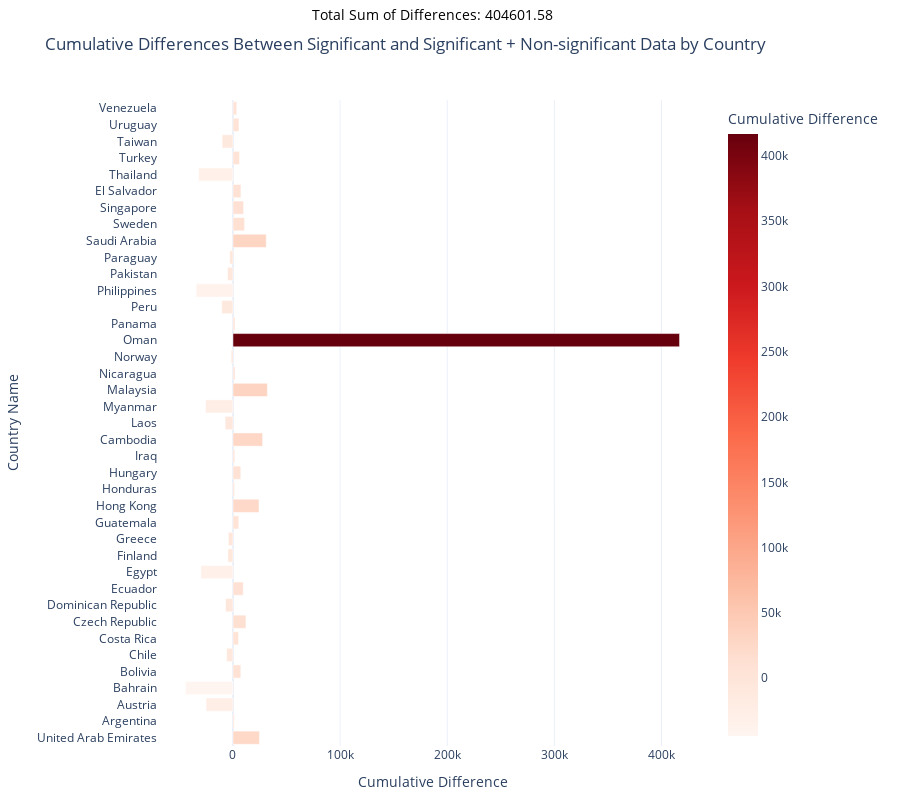
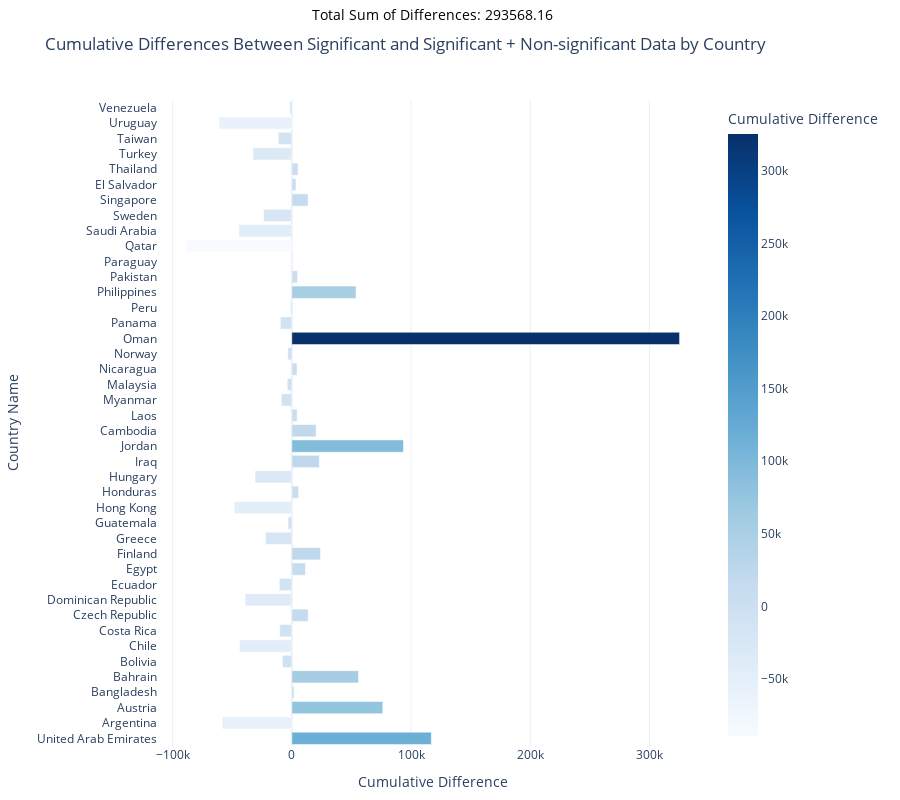

Here is the notebook cell these charts were saved with, in order:
### Code cell
## significance vs non-significant data check impact

def create_change_columns(all_data, all_sig_data, sig_data):

    all_data['perc_change_opu'] = all_data['orders_per_user_incremental'] / all_data['orders_per_user_control']
    all_data['perc_change_flgpu'] = all_data['flgp_per_user_incremental'] / all_data['flgpu_control']

    all_sig_data['perc_change_opu_sig_all'] = all_sig_data['orders_per_user_incremental'] / all_sig_data['orders_per_user_control']
    all_sig_data['perc_change_flgpu_sig_all'] = all_sig_data['flgp_per_user_incremental'] / all_sig_data['flgpu_control']

    sig_data['per_change_sig_opu'] = test_df_sig['incremental_orders_per_user_sig'] / test_df_sig['orders_per_user_control_sig']

    return all_data, all_sig_data, sig_data


def remove_outliers(df, column, group_column='country_code'):
    
    def filter_outliers_iq(group):
        q1 = group[column].quantile(0.04)
        q3 = group[column].quantile(0.96)
        iqr = q3 - q1
        lower_bound = q1 - 1.5 * iqr
        upper_bound = q3 + 1.5 * iqr
        
        return group[(group[column] >= lower_bound) & (group[column] <= upper_bound)]

    def filter_outliers_percentile(group):
        q1 = group[column].quantile(0.01)
        q3 = group[column].quantile(0.99)
    
        return group[(group[column] >= q1) & (group[column] <= q3)]
    
    return df.groupby(group_column, group_keys=False).apply(filter_outliers_percentile)


all_data = test_df.copy()
all_sig_data = filtered_df1.copy()
sig_data = significance_df.copy()

all_data, all_sig_data, sig_data = create_change_columns(all_data, all_sig_data, sig_data)

# all_data = remove_outliers(all_data, 'perc_change_opu')
# all_sig_data = remove_outliers(all_sig_data, 'perc_change_opu_sig_all')
# sig_data = remove_outliers(sig_data, 'per_change_sig_opu')

all_data = remove_outliers(all_data, 'perc_change_flgpu')
all_sig_data = remove_outliers(all_sig_data, 'perc_change_flgpu_sig_all')
#sig_data = remove_outliers(sig_data, 'per_change_sig_opu')


def calculate_sig_difference(
    base_control, oppc, oppc2, avg_total_active_users, total_exponent, increment
):  

    # Calculate number of steps for incremental application
    num_steps = int(total_exponent / increment) + 1

    # Generate exponents
    exponents = [i * increment for i in range(num_steps)]

    # Calculate results for OPPC and OPPC2
    results_oppc = [base_control * (oppc ** exp) * avg_total_active_users for exp in exponents]
    results_oppc2 = [base_control * (oppc2 ** exp) * avg_total_active_users for exp in exponents]

    # Get the first and last values for both OPPC and OPPC2 results
    first_value_oppc = results_oppc[0]
    last_value_oppc = results_oppc[-1]
    first_value_oppc2 = results_oppc2[0]
    last_value_oppc2 = results_oppc2[-1]

    return (last_value_oppc - first_value_oppc) - (last_value_oppc2 - first_value_oppc2)


def sig_diff_summary(df, agg): 

    lst = [] 
    summation = 0

    if agg == 'profit':
        
        df = remove_outliers(df, 'perc_change_flgpu_sig_all') 
        significance = 'significance_profit_per_user'
        metric = 'perc_change_flgpu_sig_all'
        base = 'flgpu_control'

    elif agg == 'orders':

        df = remove_outliers(df, 'perc_change_opu_sig_all')
        significance = 'significance_orders_per_user'
        metric = 'perc_change_opu_sig_all'
        base = 'orders_per_user_control'


    for i in df['country_name'].unique():
        
        tmp = df[df['country_name'] == i]
        sig_average = tmp[tmp[significance] == 1][metric].mean()
        all_average = tmp[metric].mean()
        avg_control = tmp[base].mean()
            
        total_users = tmp['users_control'] + tmp['users_variation']

        # Test the function with given parameters
        oppc = (1 + sig_average)
        oppc2 = (1 + all_average)
        avg_total_active_users = total_users.mean()
        total_exponent = 4
        increment = 1

        result = calculate_sig_difference(
            avg_control, oppc, oppc2, avg_total_active_users, total_exponent, increment
        )
        
        if result is not None and not pd.isna(result):  # Use pandas to check for missing values
            lst.append((i, result))
            summation += result

    return lst, summation


def create_cumulative_difference_chart(cumulative_differences, total_sum, color):
   
    # Prepare data for the bar chart
    countries = [item[0] for item in cumulative_differences]
    differences = [item[1] for item in cumulative_differences]

    # Example DataFrame
    chart_data = pd.DataFrame({
        'Country': countries,
        'Cumulative Difference': differences
    })

    # Create the bar chart
    fig = px.bar(
        chart_data,
        x="Cumulative Difference",
        y="Country",
        orientation='h',
        title="Cumulative Differences Between Significant and Significant + Non-significant Data by Country",
        labels={"Cumulative Difference": "Cumulative Difference", "Country": "Country Code"},
        color="Cumulative Difference",
        color_continuous_scale= color
    )

    # Update layout for better readability and increased height
    fig.update_layout(
        xaxis_title="Cumulative Difference",
        yaxis_title="Country Name",
        coloraxis_showscale=True,
        template="plotly_white",
        margin=dict(l=80, r=20, t=100, b=40),  # Increased top margin for annotation
        height=800  # Increased height
    )

    # Add the annotation at the top
    fig.add_annotation(
        xref="paper", yref="paper",
        x=0.5, y=1.15,  # Position above the chart
        text=f"Total Sum of Differences: {total_sum:.2f}",
        showarrow=False,
        font=dict(size=14, color="black"),
        align="center"
    )

    fig.show()

cumulative_differences_orders, total_sum_orders = sig_diff_summary(all_sig_data, 'orders')
create_cumulative_difference_chart(cumulative_differences_orders, total_sum_orders, 'Reds')

cumulative_differences_profit, total_sum_profit = sig_diff_summary(all_sig_data, 'profit')
create_cumulative_difference_chart(cumulative_differences_profit, total_sum_profit, 'Blues')


# # Prepare data for the bar chart
# countries = [item[0] for item in cumulative_differences]
# differences = [item[1] for item in cumulative_differences]

# # Example DataFrame
# chart_data = pd.DataFrame({
#     'Country': countries,
#     'Cumulative Difference': differences
# })

# # Create the bar chart
# fig = px.bar(
#     chart_data,
#     x="Cumulative Difference",
#     y="Country",
#     orientation='h',
#     title="Cumulative Differences Between Significant and Significant + Non-significant Data by Country",
#     labels={"Cumulative Difference": "Cumulative Difference", "Country": "Country Code"},
#     color="Cumulative Difference",
#     color_continuous_scale="Reds"
# )

# # Update layout for better readability and increased height
# fig.update_layout(
#     xaxis_title="Cumulative Difference",
#     yaxis_title="Country Name",
#     coloraxis_showscale=True,
#     template="plotly_white",
#     margin=dict(l=80, r=20, t=100, b=40),  # Increased top margin for annotation
#     height=800  # Increased height
# )

# # Add the annotation at the top
# fig.add_annotation(
#     xref="paper", yref="paper",
#     x=0.5, y=1.15,  # Position above the chart
#     text=f"Total Sum of Differences: {total_sum:.2f}",
#     showarrow=False,
#     font=dict(size=14, color="black"),
#     align="center"
# )

# # Show the interactive chart
# fig.show()

### Figure 1 — Plotly figure (JSON) as saved in the notebook; plotly's stock layout.template omitted (floating-point values rounded to 4 significant figures)
{"data": [{"alignmentgroup": "True", "hovertemplate": "Cumulative Difference=%{marker.color}<br>Country Code=%{y}<extra></extra>", "legendgroup": "", "marker": {"color": [24690.0, 1213.0, -25080.0, -44360.0, 7325.0, -5836.0, 5169.0, 12120.0, -6963.0, 9569.0, -29960.0, -4711.0, -4308.0, 5369.0, 24300.0, 1513.0, 7259.0, 1720.0, 27650.0, -7273.0, -25570.0, 32090.0, 1978.0, -1605.0, 416900.0, 1838.0, -10460.0, -34320.0, -5070.0, -2978.0, 31070.0, 10830.0, 9911.0, 7446.0, -32040.0, 6184.0, -10110.0, 5568.0, 3574.0], "coloraxis": "coloraxis", "pattern": {"shape": ""}}, "name": "", "offsetgroup": "", "orientation": "h", "showlegend": false, "textposition": "auto", "type": "bar", "x": [24690.0, 1213.0, -25080.0, -44360.0, 7325.0, -5836.0, 5169.0, 12120.0, -6963.0, 9569.0, -29960.0, -4711.0, -4308.0, 5369.0, 24300.0, 1513.0, 7259.0, 1720.0, 27650.0, -7273.0, -25570.0, 32090.0, 1978.0, -1605.0, 416900.0, 1838.0, -10460.0, -34320.0, -5070.0, -2978.0, 31070.0, 10830.0, 9911.0, 7446.0, -32040.0, 6184.0, -10110.0, 5568.0, 3574.0], "xaxis": "x", "y": ["United Arab Emirates", "Argentina", "Austria", "Bahrain", "Bolivia", "Chile", "Costa Rica", "Czech Republic", "Dominican Republic", "Ecuador", "Egypt", "Finland", "Greece", "Guatemala", "Hong Kong", "Honduras", "Hungary", "Iraq", "Cambodia", "Laos", "Myanmar", "Malaysia", "Nicaragua", "Norway", "Oman", "Panama", "Peru", "Philippines", "Pakistan", "Paraguay", "Saudi Arabia", "Sweden", "Singapore", "El Salvador", "Thailand", "Turkey", "Taiwan", "Uruguay", "Venezuela"], "yaxis": "y"}], "layout": {"annotations": [{"align": "center", "font": {"color": "black", "size": 14}, "showarrow": false, "text": "Total Sum of Differences: 404601.58", "x": 0.5, "xref": "paper", "y": 1.15, "yref": "paper"}], "barmode": "relative", "coloraxis": {"colorbar": {"title": {"text": "Cumulative Difference"}}, "colorscale": [[0, "rgb(255,245,240)"], [0.125, "rgb(254,224,210)"], [0.25, "rgb(252,187,161)"], [0.375, "rgb(252,146,114)"], [0.5, "rgb(251,106,74)"], [0.625, "rgb(239,59,44)"], [0.75, "rgb(203,24,29)"], [0.875, "rgb(165,15,21)"], [1, "rgb(103,0,13)"]], "showscale": true}, "height": 800, "legend": {"tracegroupgap": 0}, "margin": {"b": 40, "l": 80, "r": 20, "t": 100}, "title": {"text": "Cumulative Differences Between Significant and Significant + Non-significant Data by Country"}, "xaxis": {"anchor": "y", "domain": [0, 1], "title": {"text": "Cumulative Difference"}}, "yaxis": {"anchor": "x", "domain": [0, 1], "title": {"text": "Country Name"}}}}

### Figure 2 — Plotly figure (JSON) as saved in the notebook; plotly's stock layout.template omitted (floating-point values rounded to 4 significant figures)
{"data": [{"alignmentgroup": "True", "hovertemplate": "Cumulative Difference=%{marker.color}<br>Country Code=%{y}<extra></extra>", "legendgroup": "", "marker": {"color": [117000.0, -58380.0, 76310.0, 1874.0, 55940.0, -7881.0, -43990.0, -10180.0, 13740.0, -39160.0, -10470.0, 11480.0, 24080.0, -22070.0, -3148.0, -48380.0, 5656.0, -30870.0, 23030.0, 93640.0, 20320.0, 4459.0, -8805.0, -3837.0, 4315.0, -3330.0, 325300.0, -9598.0, -1078.0, 53820.0, 4827.0, 584.8, -89250.0, -44390.0, -23650.0, 13660.0, 3465.0, 5258.0, -32650.0, -11320.0, -61090.0, -1635.0], "coloraxis": "coloraxis", "pattern": {"shape": ""}}, "name": "", "offsetgroup": "", "orientation": "h", "showlegend": false, "textposition": "auto", "type": "bar", "x": [117000.0, -58380.0, 76310.0, 1874.0, 55940.0, -7881.0, -43990.0, -10180.0, 13740.0, -39160.0, -10470.0, 11480.0, 24080.0, -22070.0, -3148.0, -48380.0, 5656.0, -30870.0, 23030.0, 93640.0, 20320.0, 4459.0, -8805.0, -3837.0, 4315.0, -3330.0, 325300.0, -9598.0, -1078.0, 53820.0, 4827.0, 584.8, -89250.0, -44390.0, -23650.0, 13660.0, 3465.0, 5258.0, -32650.0, -11320.0, -61090.0, -1635.0], "xaxis": "x", "y": ["United Arab Emirates", "Argentina", "Austria", "Bangladesh", "Bahrain", "Bolivia", "Chile", "Costa Rica", "Czech Republic", "Dominican Republic", "Ecuador", "Egypt", "Finland", "Greece", "Guatemala", "Hong Kong", "Honduras", "Hungary", "Iraq", "Jordan", "Cambodia", "Laos", "Myanmar", "Malaysia", "Nicaragua", "Norway", "Oman", "Panama", "Peru", "Philippines", "Pakistan", "Paraguay", "Qatar", "Saudi Arabia", "Sweden", "Singapore", "El Salvador", "Thailand", "Turkey", "Taiwan", "Uruguay", "Venezuela"], "yaxis": "y"}], "layout": {"annotations": [{"align": "center", "font": {"color": "black", "size": 14}, "showarrow": false, "text": "Total Sum of Differences: 293568.16", "x": 0.5, "xref": "paper", "y": 1.15, "yref": "paper"}], "barmode": "relative", "coloraxis": {"colorbar": {"title": {"text": "Cumulative Difference"}}, "colorscale": [[0, "rgb(247,251,255)"], [0.125, "rgb(222,235,247)"], [0.25, "rgb(198,219,239)"], [0.375, "rgb(158,202,225)"], [0.5, "rgb(107,174,214)"], [0.625, "rgb(66,146,198)"], [0.75, "rgb(33,113,181)"], [0.875, "rgb(8,81,156)"], [1, "rgb(8,48,107)"]], "showscale": true}, "height": 800, "legend": {"tracegroupgap": 0}, "margin": {"b": 40, "l": 80, "r": 20, "t": 100}, "title": {"text": "Cumulative Differences Between Significant and Significant + Non-significant Data by Country"}, "xaxis": {"anchor": "y", "domain": [0, 1], "title": {"text": "Cumulative Difference"}}, "yaxis": {"anchor": "x", "domain": [0, 1], "title": {"text": "Country Name"}}}}
